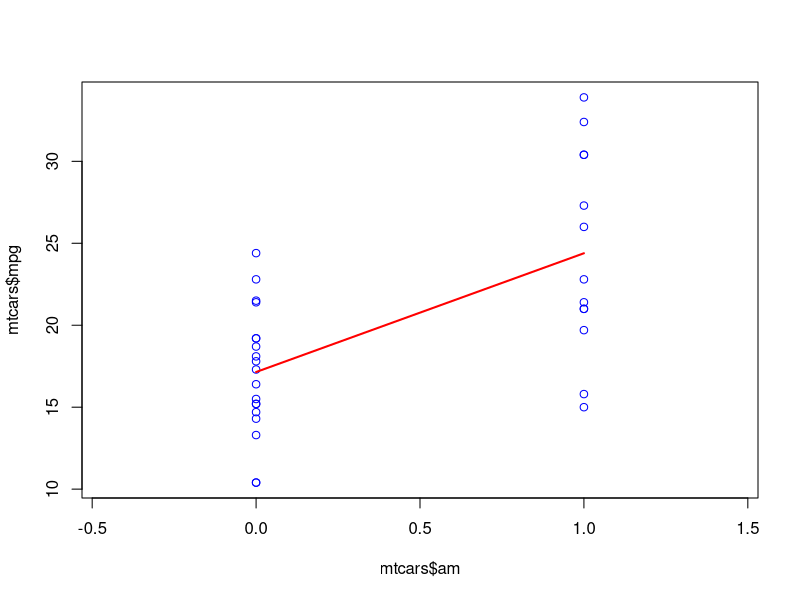
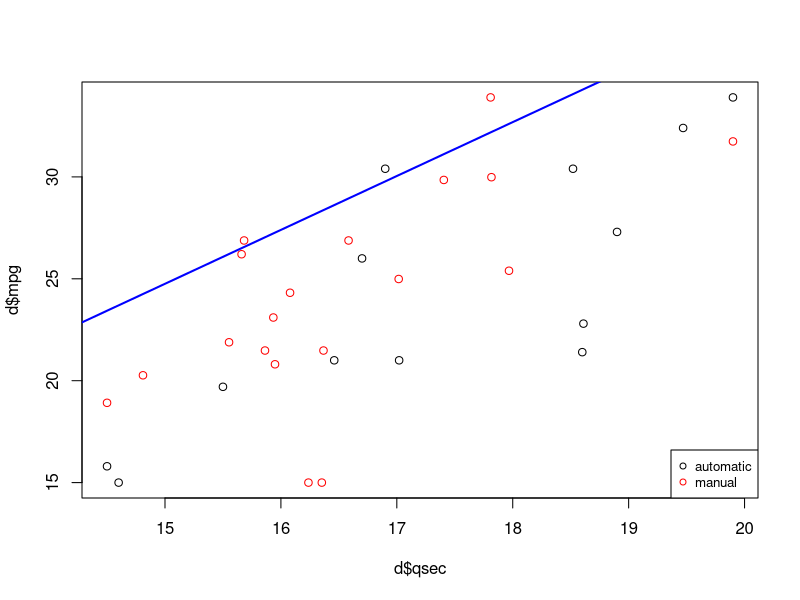
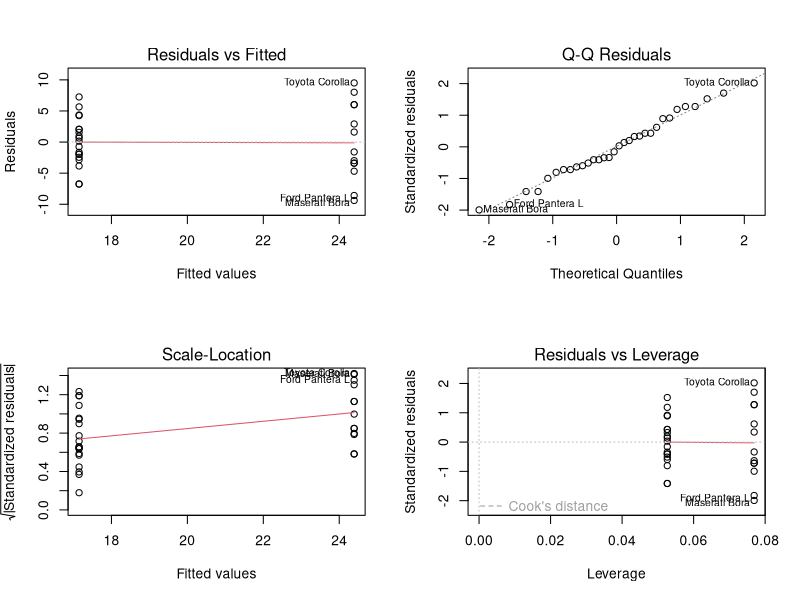
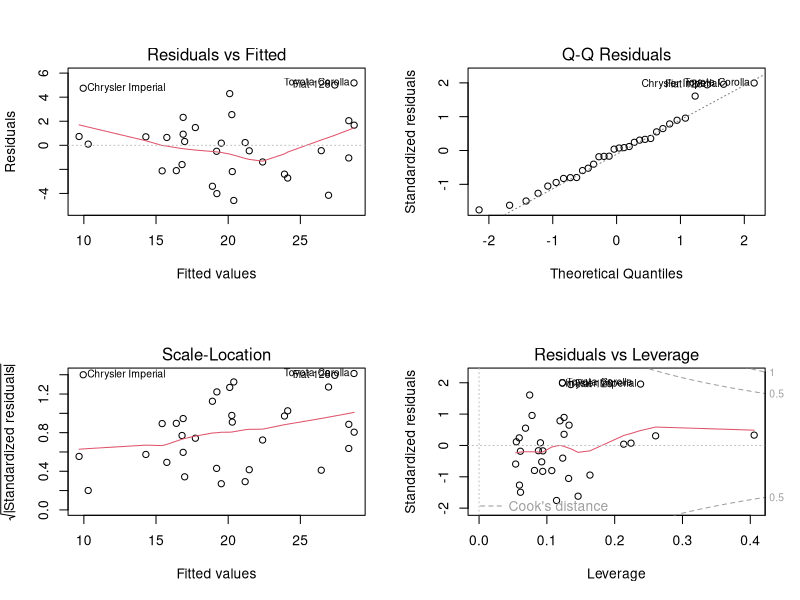

These figures' R source, in order:
## ---- chunk 1
fit2<-lm(mpg~am+wt+carb,data=mtcars)
fit2$coefficients
## ---- chunk 2
fit_origin<-lm(mpg~am,data=mtcars)
fit_origin$coefficients
## ---- chunk 3
summary(fit_origin)$coefficients
## ---- chunk 4
fit1<-lm(mpg~am+qsec,data=mtcars)
summary(fit1)$coefficients
## ---- chunk 5
fit2<-lm(mpg~am+wt+carb,data=mtcars)
summary(fit2)$coefficients
## ---- chunk 6
anova(fit_origin,fit1)
anova(fit_origin,fit2)
## ---- chunk 7
plot(mtcars$am,mtcars$mpg,col="blue",asp=0.05)
lines(mtcars$am,fit_origin$fitted,lwd=2,col="red")
## ---- chunk 8
d<-mtcars[mtcars$am==1,]
e<-mtcars[mtcars$am==0,]
plot(d$qsec,d$mpg)
par(new=TRUE)
plot(e$qsec,e$mpg,col="red",axes = FALSE,xlab = "", ylab = "")
fit=lm(mpg~qsec,data=mtcars)
lines(mtcars$qsec,fit$fitted,lwd=2,col="blue")
legend("bottomright",c("automatic","manual"),pch=c(1,1),col=c("black","red"),cex=.8)
par(new=FALSE)
## ---- chunk 9
par(mfrow=c(2,2))
plot(fit_origin)
par(mfrow=c(1,1))
## ---- chunk 10
par(mfrow=c(2,2))
plot(fit2)
par(mfrow=c(1,1))
